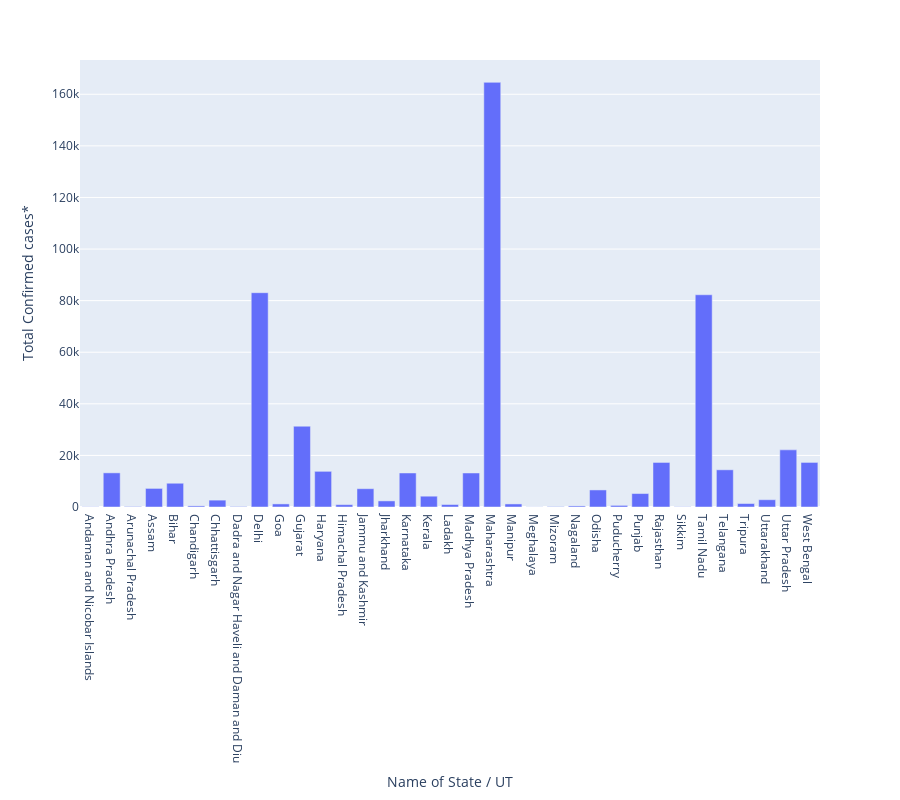

Write notebook code for a chart like this one.
### Code cell
fg = px.bar(dp,x='Name of State / UT',y='Total Confirmed cases*',height=800)
fg.show()

### Figure 1 — Plotly figure (JSON) as saved in the notebook; plotly's stock layout.template omitted (floating-point values rounded to 4 significant figures)
{"data": [{"alignmentgroup": "True", "hovertemplate": "Name of State / UT=%{x}<br>Total Confirmed cases*=%{y}<extra></extra>", "legendgroup": "", "marker": {"color": "#636efa"}, "name": "", "offsetgroup": "", "orientation": "v", "showlegend": false, "textposition": "auto", "type": "bar", "x": ["Andaman and Nicobar Islands", "Andhra Pradesh", "Arunachal Pradesh", "Assam", "Bihar", "Chandigarh", "Chhattisgarh", "Dadra and Nagar Haveli and Daman and Diu", "Delhi", "Goa", "Gujarat", "Haryana", "Himachal Pradesh", "Jammu and Kashmir", "Jharkhand", "Karnataka", "Kerala", "Ladakh", "Madhya Pradesh", "Maharashtra", "Manipur", "Meghalaya", "Mizoram", "Nagaland", "Odisha", "Puducherry", "Punjab", "Rajasthan", "Sikkim", "Tamil Nadu", "Telangana", "Tripura", "Uttarakhand", "Uttar Pradesh", "West Bengal"], "xaxis": "x", "y": [76, 13241, 182, 7206, 9212, 429, 2662, 178, 83077, 1198, 31320, 13829, 916, 7093, 2364, 13190, 4189, 963, 13186, 164626, 1185, 47, 148, 415, 6614, 619, 5216, 17271, 88, 82275, 14419, 1346, 2823, 22147, 17283], "yaxis": "y"}], "layout": {"barmode": "relative", "height": 800, "legend": {"tracegroupgap": 0}, "margin": {"t": 60}, "xaxis": {"anchor": "y", "domain": [0, 1], "title": {"text": "Name of State / UT"}}, "yaxis": {"anchor": "x", "domain": [0, 1], "title": {"text": "Total Confirmed cases*"}}}}
